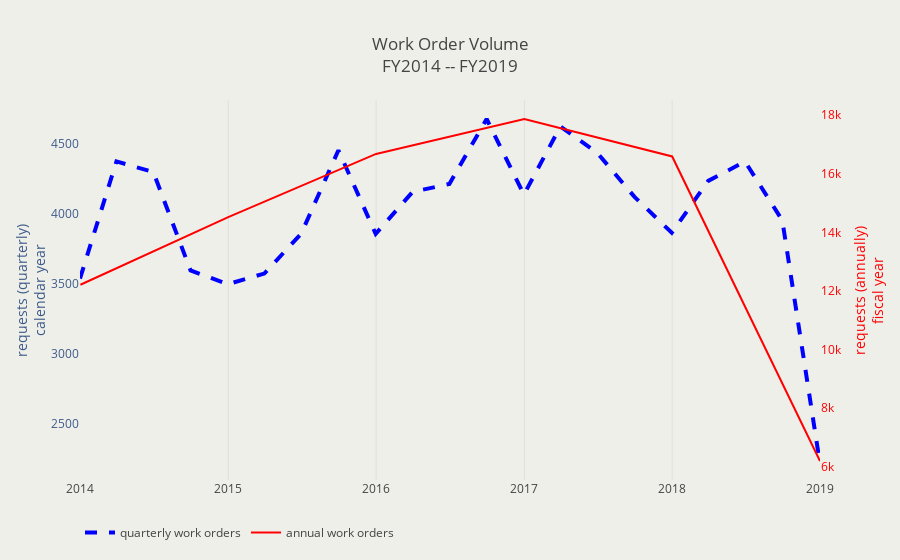

Write notebook code for a chart like this one.
### Code cell
# plot quarterly
trace1 = go.Scatter(
    x = [quarter for quarter in df.resample('Q')['wo_id'].count().index],
    y = [value for value in df.resample('Q')['wo_id'].count()],
    mode = 'lines',
    name = 'quarterly work orders',
    line = {'color': 'blue',
           'width': 4,
           'dash': 'dash'}
                    )
trace2 = go.Scatter(
    x = [year for year in work_order_volume.keys()],
    y = [value for value in work_order_volume.values()],
    mode = 'lines',
    name = 'annual work orders',
    line = {'color': 'red',
           'width': 2},
    yaxis = 'y2')
    
layout = go.Layout(
        hovermode = 'closest',
        legend = dict(orientation = 'h'),
        title ='Work Order Volume<br>FY{} -- FY{}'.format(min(df['fiscal_year']),max(df['fiscal_year'])),
        yaxis = dict(title='requests (quarterly)<br>calendar year',
                   showgrid = False,
                   titlefont = dict(color = '#3c5a89'),
                   tickfont = dict(color = '#3c5a89')),
    
        yaxis2=dict(title='requests (annually)<br>fiscal year',
                    showgrid = False,
                    titlefont=dict(color='red'),
                    tickfont=dict(color='red'),
                    overlaying='y',
                    side='right'
                    ),
        plot_bgcolor = '#efefea',
        paper_bgcolor = '#efefea'
    )
fig = dict(data=[trace1, trace2], layout=layout)
pyo.iplot(fig)

### Figure 1 — Plotly figure (JSON) as saved in the notebook; plotly's stock layout.template omitted (floating-point values rounded to 4 significant figures)
{"data": [{"line": {"color": "blue", "dash": "dash", "width": 4}, "mode": "lines", "name": "quarterly work orders", "type": "scatter", "uid": "cb41b3c4-5ac6-46a0-a80c-16e2e66c3608", "x": ["2013-12-31", "2014-03-31", "2014-06-30", "2014-09-30", "2014-12-31", "2015-03-31", "2015-06-30", "2015-09-30", "2015-12-31", "2016-03-31", "2016-06-30", "2016-09-30", "2016-12-31", "2017-03-31", "2017-06-30", "2017-09-30", "2017-12-31", "2018-03-31", "2018-06-30", "2018-09-30", "2018-12-31"], "y": [3537, 4374, 4298, 3595, 3497, 3573, 3857, 4454, 3856, 4156, 4213, 4677, 4137, 4623, 4436, 4121, 3864, 4235, 4373, 3952, 2234]}, {"line": {"color": "red", "width": 2}, "mode": "lines", "name": "annual work orders", "type": "scatter", "uid": "e024cc4c-75b8-43d4-bea6-b6b90cc18f6e", "x": [2014, 2015, 2016, 2017, 2018, 2019], "y": [12209, 14522, 16679, 17873, 16593, 6186], "yaxis": "y2"}], "layout": {"hovermode": "closest", "legend": {"orientation": "h"}, "paper_bgcolor": "#efefea", "plot_bgcolor": "#efefea", "title": "Work Order Volume<br>FY2014 -- FY2019", "yaxis": {"showgrid": false, "tickfont": {"color": "#3c5a89"}, "title": "requests (quarterly)<br>calendar year", "titlefont": {"color": "#3c5a89"}}, "yaxis2": {"overlaying": "y", "showgrid": false, "side": "right", "tickfont": {"color": "red"}, "title": "requests (annually)<br>fiscal year", "titlefont": {"color": "red"}}}}
